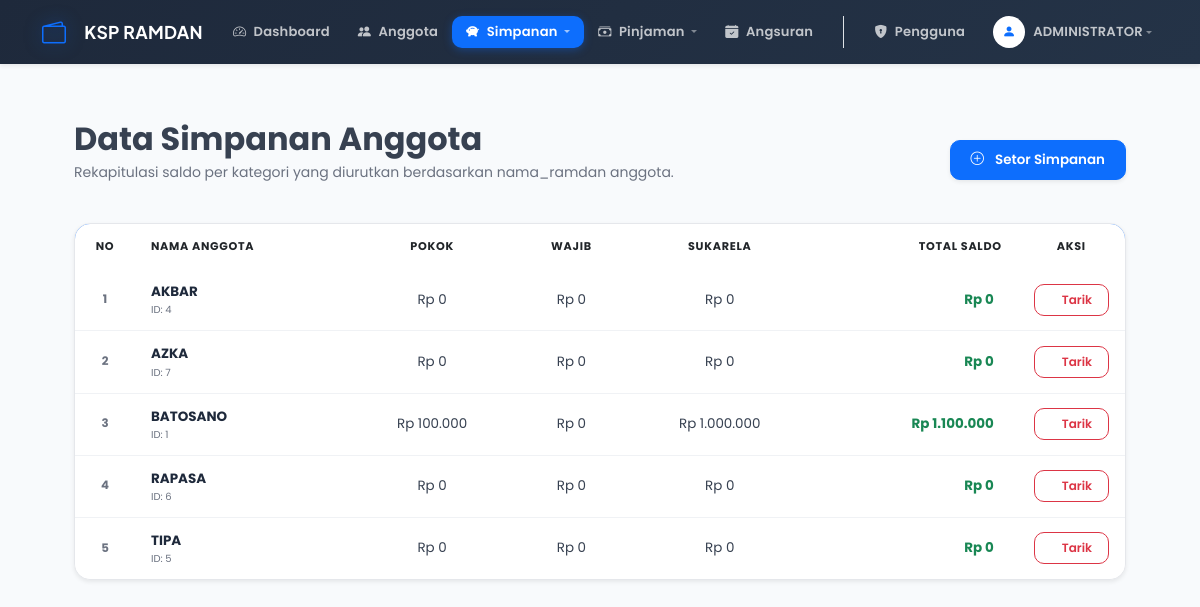
Page /data_simpanan_ramdan.php (signed in) on the committed database.
### tables this page shows
CREATE TABLE `tb_anggota_ramdan` (
  `id_anggota_ramdan` int(11) NOT NULL,
  `nama_ramdan` varchar(100) NOT NULL,
  `alamat_ramdan` text DEFAULT NULL,
  `no_hp_ramdan` varchar(20) DEFAULT NULL,
  `tanggal_daftar_ramdan` date NOT NULL
);

### functions_ramdan.php (called while the page is built, shortened)
<?php
function rupiah($angka) {
    if ($angka === null || $angka === '') return "Rp 0";
    return "Rp " . number_format($angka, 0, ',', '.');
}
?>

### data_simpanan_ramdan.php (the view, shortened to what this page needs)
<?php
include 'koneksi_ramdan.php';
include 'header_ramdan.php';
$role_user = $_SESSION['role'];
?>
<div class="content">
    <div class="d-flex justify-content-between align-items-center mb-4">
        <div>
            <h2 class="fw-bold mb-1">Data Simpanan Anggota</h2>
            <p class="text-muted small">Rekapitulasi saldo per kategori yang diurutkan berdasarkan nama_ramdan anggota.</p>
        </div>
        <?php if ($role_user != 'Anggota'): ?>
            <div class="d-flex gap-2">
                <a href="tambah_simpanan_ramdan.php" class="btn btn-primary shadow-sm">
                    <i class="bi bi-plus-circle me-1"></i> Setor Simpanan
                </a>
            </div>
        <?php endif; ?>
    </div>
    <div class="card shadow-sm border-0 rounded-4 overflow-hidden">
        <div class="table-responsive">
            <table class="table table-hover align-middle mb-0">
                <thead class="bg-primary text-white">
                    <tr>
                        <th class="text-center py-3" width="60">NO</th>
                        <th class="py-3">NAMA ANGGOTA</th>
                        <th class="py-3 text-center">POKOK</th>
                        <th class="py-3 text-center">WAJIB</th>
                        <th class="py-3 text-center">SUKARELA</th>
                        <th class="py-3 text-end px-4">TOTAL SALDO</th>
                        <?php if ($role_user != 'Anggota'): ?>
                            <th class="text-center py-3" width="100">AKSI</th>
                        <?php endif; ?>
                    </tr>
                </thead>
                <tbody>
                    <?php
                    $no = 1;
                    $sql = "SELECT a.id_anggota_ramdan, a.nama_ramdan,
                                SUM(CASE WHEN s.jenis_simpanan_ramdan = 'Pokok' THEN s.jumlah_ramdan ELSE 0 END) as total_pokok,
                                SUM(CASE WHEN s.jenis_simpanan_ramdan = 'Wajib' THEN s.jumlah_ramdan ELSE 0 END) as total_wajib,
                                SUM(CASE WHEN s.jenis_simpanan_ramdan = 'Sukarela' THEN s.jumlah_ramdan ELSE 0 END) as total_sukarela,
                                SUM(s.jumlah_ramdan) as total_semua
                            FROM tb_anggota_ramdan a
                            LEFT JOIN tb_simpanan_ramdan s ON a.id_anggota_ramdan = s.id_anggota_ramdan
                            GROUP BY a.id_anggota_ramdan, a.nama_ramdan
                            ORDER BY a.nama_ramdan ASC";
                    $query = mysqli_query($koneksi, $sql);
                    while ($data = mysqli_fetch_assoc($query)): ?>
                    <tr>
                        <td class="text-center text-muted small fw-bold"><?php echo $no++; ?></td>
                        <td class="fw-bold text-dark text-uppercase">
                            <?php echo htmlspecialchars($data['nama_ramdan']); ?>
                            <div class="text-muted" style="font-size: 10px; font-weight: normal;">ID: <?php echo $data['id_anggota_ramdan']; ?></div>
                        </td>
                        <td class="text-center"><?php echo rupiah($data['total_pokok']); ?></td>
                        <td class="text-center"><?php echo rupiah($data['total_wajib']); ?></td>
                        <td class="text-center"><?php echo rupiah($data['total_sukarela']); ?></td>
                        <td class="text-end px-4 fw-bold text-success">
                            <?php echo rupiah($data['total_semua']); ?>
                        </td>
                        <?php if ($role_user != 'Anggota'): ?>
                        <td class="text-center">
                            <a href="tarik_simpanan_ramdan.php?id_anggota_ramdan=<?php echo $data['id_anggota_ramdan']; ?>" class="btn btn-outline-danger btn-sm rounded-pill px-3" style="font-size: 12px;">
                                <i class="bi bi-cash-dash me-1"></i> Tarik
                            </a>
                        </td>
                        <?php endif; ?>
                    </tr>
                    <?php endwhile; ?>
                </tbody>
            </table>
        </div>
    </div>
</div>
<?php include 'footer_ramdan.php'; ?>

### style.css (style rules this page uses)
:root { --ksp-primary: #0d6efd; --ksp-primary-hover: #0859d6; --ksp-primary-soft: rgba(13, 110, 253, 0.08); --ksp-primary-glow: 0 0 0 4px rgba(13, 110, 253, 0.14); --ksp-dark: #1e293b; --ksp-dark-2: #334155; --ksp-text: #374151; --ksp-muted: #6b7280; --ksp-border: #e5e7eb; --ksp-border-soft: #f0f2f5; --ksp-bg: #f4f7fb; --ksp-surface: #ffffff; --ksp-surface-2: #f8fafc; --ksp-glass: rgba(255, 255, 255, 0.85); --ksp-success: #16a34a; --ksp-success-soft: rgba(22, 163, 74, 0.1); --ksp-warning: #d97706; --ksp-warning-soft: rgba(217, 119, 6, 0.1); --ksp-danger: #dc2626; --ksp-danger-soft: rgba(220, 38, 38, 0.1); --ksp-info: #0891b2; --ksp-info-soft: rgba(8, 145, 178, 0.1); --shadow-xs: 0 1px 2px rgba(0, 0, 0, 0.05); --shadow-sm: 0 2px 8px rgba(0, 0, 0, 0.06), 0 1px 3px rgba(0, 0, 0, 0.04); --shadow-md: 0 4px 16px rgba(0, 0, 0, 0.08), 0 2px 6px rgba(0, 0, 0, 0.04); --shadow-lg: 0 10px 30px rgba(0, 0, 0, 0.1), 0 4px 12px rgba(0, 0, 0, 0.05); --shadow-glow: 0 0 24px rgba(13, 110, 253, 0.18); --radius-sm: 6px; --radius-md: 10px; --radius-lg: 16px; --radius-xl: 20px; --radius-pill: 999px; --ease-out: cubic-bezier(0.22, 1, 0.36, 1); --ease-in: cubic-bezier(0.55, 0, 1, 0.45); --ease-inout: cubic-bezier(0.65, 0, 0.35, 1); --duration: 0.28s; }
*, *::before, *::after { box-sizing: border-box; }
html { scroll-behavior: smooth; }
body { font-family: 'Poppins', 'Plus Jakarta Sans', sans-serif; background-color: var(--ksp-bg); color: var(--ksp-text); -webkit-font-smoothing: antialiased; -moz-osx-font-smoothing: grayscale; min-height: 100vh; overflow-x: hidden; }
.content { padding: 28px 24px 60px; max-width: 1400px; margin: 0 auto; min-height: calc(100vh - 72px); animation: contentFadeIn 0.4s var(--ease-out) both; }
.card { background: var(--ksp-surface); border: 1px solid var(--ksp-border) !important; border-radius: var(--radius-lg) !important; box-shadow: var(--shadow-sm); transition: transform var(--duration) var(--ease-out), box-shadow var(--duration) var(--ease-out), border-color var(--duration) ease; overflow: hidden; }
.table-responsive { border-radius: 0 0 var(--radius-lg) var(--radius-lg); overflow: hidden; }
.table { margin-bottom: 0; font-size: 0.84rem; border-collapse: separate; border-spacing: 0; }
.table thead th, .table-ksp-head th { font-size: 0.7rem !important; font-weight: 700 !important; text-transform: uppercase; letter-spacing: 0.7px; padding: 14px 16px !important; border-bottom: none !important; white-space: nowrap; }
.table td { padding: 13px 16px; vertical-align: middle; border-bottom: 1px solid var(--ksp-border-soft); color: var(--ksp-text); transition: background var(--duration) ease; }
.table-hover tbody tr { transition: background var(--duration) ease; }
.table tbody tr:last-child td { border-bottom: none; }
.bg-primary { background: var(--ksp-primary) !important; }
.btn { font-weight: 600; font-size: 0.84rem; border-radius: var(--radius-md) !important; padding: 9px 20px; transition: all var(--duration) var(--ease-out) !important; display: inline-flex; align-items: center; gap: 7px; white-space: nowrap; position: relative; overflow: hidden; }
.btn::after { content: ''; position: absolute; inset: 0; background: rgba(255,255,255,0); transition: background 0.2s ease; border-radius: inherit; }
.btn-primary { background: var(--ksp-primary) !important; border-color: var(--ksp-primary) !important; color: #fff !important; box-shadow: 0 2px 8px rgba(13,110,253,0.25); }
.btn-sm { padding: 6px 14px; font-size: 0.78rem; }
.text-muted { color: var(--ksp-muted) !important; }
.text-dark { color: var(--ksp-dark) !important; }
@media (min-width: 1200px) { .content { padding: 32px 32px 80px; } }

### header_ramdan.php (style rules this page uses)
body { font-family: 'Poppins', sans-serif; background-color: #f8fafc; }

### rows in the picture
tb_anggota_ramdan: nama_ramdan "AKBAR", id_anggota_ramdan "4", total_pokok "Rp 0", total_wajib "Rp 0", total_sukarela "Rp 0", total_semua "Rp 0"
tb_anggota_ramdan: nama_ramdan "AZKA", id_anggota_ramdan "7", total_pokok "Rp 0", total_wajib "Rp 0", total_sukarela "Rp 0", total_semua "Rp 0"
tb_anggota_ramdan: nama_ramdan "BATOSANO", id_anggota_ramdan "1", total_pokok "Rp 100.000", total_wajib "Rp 0", total_sukarela "Rp 1.000.000", total_semua "Rp 1.100.000"
tb_anggota_ramdan: nama_ramdan "RAPASA", id_anggota_ramdan "6", total_pokok "Rp 0", total_wajib "Rp 0", total_sukarela "Rp 0", total_semua "Rp 0"
tb_anggota_ramdan: nama_ramdan "TIPA", id_anggota_ramdan "5", total_pokok "Rp 0", total_wajib "Rp 0", total_sukarela "Rp 0", total_semua "Rp 0"

### other values in the picture
$nama_display "ADMINISTRATOR"
